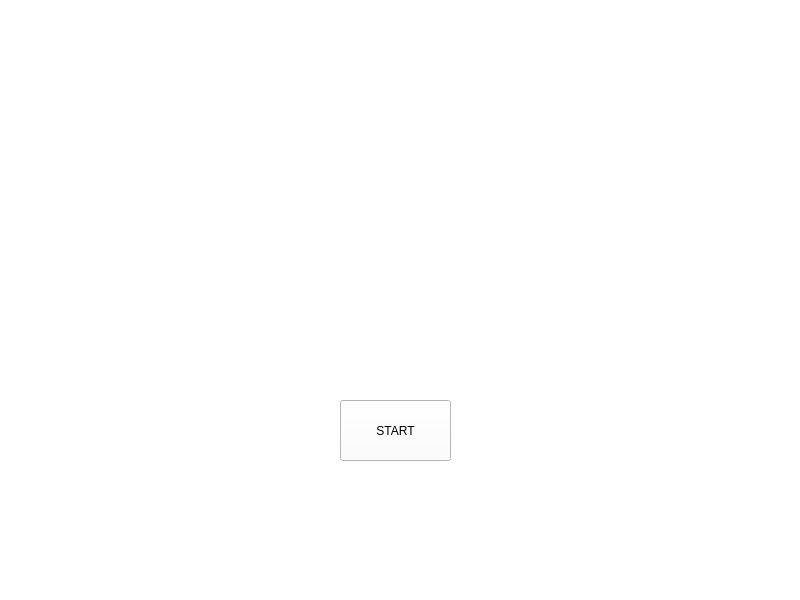
<?xml version="1.0" encoding="UTF-8"?>
<ui version="4.0">
 <class>Inicio</class>
 <widget class="QMainWindow" name="Inicio">
  <property name="geometry">
   <rect>
    <x>0</x>
    <y>0</y>
    <width>800</width>
    <height>600</height>
   </rect>
  </property>
  <property name="windowTitle">
   <string>MainWindow</string>
  </property>
  <property name="styleSheet">
   <string notr="true">background-color: rgb(255, 255, 255);</string>
  </property>
  <widget class="QWidget" name="centralwidget">
   <widget class="QLabel" name="label">
    <property name="geometry">
     <rect>
      <x>70</x>
      <y>10</y>
      <width>661</width>
      <height>361</height>
     </rect>
    </property>
    <property name="styleSheet">
     <string notr="true"/>
    </property>
    <property name="text">
     <string>&lt;html&gt;&lt;head/&gt;&lt;body&gt;&lt;p&gt;&lt;img src=&quot;:/Imagenes/res/inicio2.png&quot;/&gt;&lt;/p&gt;&lt;/body&gt;&lt;/html&gt;</string>
    </property>
   </widget>
   <widget class="QPushButton" name="pushButton">
    <property name="geometry">
     <rect>
      <x>340</x>
      <y>400</y>
      <width>111</width>
      <height>61</height>
     </rect>
    </property>
    <property name="text">
     <string>START</string>
    </property>
   </widget>
  </widget>
  <widget class="QMenuBar" name="menubar">
   <property name="geometry">
    <rect>
     <x>0</x>
     <y>0</y>
     <width>800</width>
     <height>26</height>
    </rect>
   </property>
  </widget>
  <widget class="QStatusBar" name="statusbar"/>
 </widget>
 <resources/>
 <connections/>
</ui>
